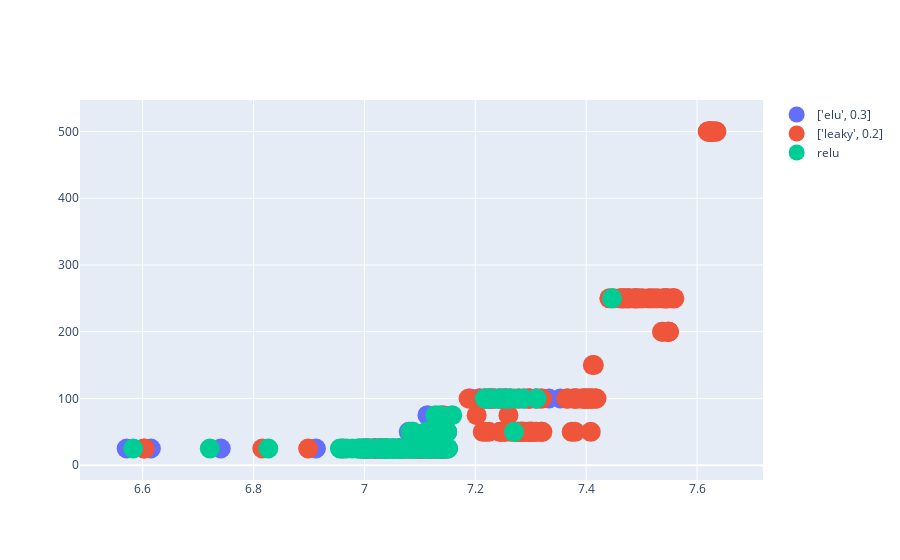

The code cell stored with this chart in its notebook:
### Code cell
results.results_dataframe_graph(facet='activation',att=['full', 'drop', 'lag', 'activation'],count=True, threshold=6.5)

### Figure 1 — Plotly figure (JSON) as saved in the notebook; plotly's stock layout.template omitted (floating-point values rounded to 4 significant figures; data arrays with more than 128 entries replaced by an {"elided": "..."} marker saying what was removed)
{"data": [{"marker": {"size": 20}, "mode": "markers", "name": "['elu', 0.3]", "text": ["full:[1024, 512]-drop:0.3-lag:12-activation:['elu', 0.3]-activation:['elu', 0.3]", "full:[1024, 512]-drop:0.3-lag:15-activation:['elu', 0.3]-activation:['elu', 0.3]", "full:[1024, 512]-drop:0.3-lag:6-activation:['elu', 0.3]-activation:['elu', 0.3]", "full:[1024, 512]-drop:0.3-lag:6-activation:['elu', 0.3]-activation:['elu', 0.3]", "full:[1024, 512]-drop:0.3-lag:3-activation:['elu', 0.3]-activation:['elu', 0.3]", "full:[1024, 512]-drop:0.1-lag:6-activation:['elu', 0.3]-activation:['elu', 0.3]", "full:[1024, 512]-drop:0.1-lag:3-activation:['elu', 0.3]-activation:['elu', 0.3]", "full:[1024, 512]-drop:0.1-lag:3-activation:['elu', 0.3]-activation:['elu', 0.3]", "full:[1024, 512]-drop:0.1-lag:9-activation:['elu', 0.3]-activation:['elu', 0.3]", "full:[1024, 512]-drop:0.2-lag:15-activation:['elu', 0.3]-activation:['elu', 0.3]", "full:[1024, 512]-drop:0.2-lag:15-activation:['elu', 0.3]-activation:['elu', 0.3]", "full:[1024, 512]-drop:0.2-lag:6-activation:['elu', 0.3]-activation:['elu', 0.3]", "full:[1024, 512]-drop:0.2-lag:3-activation:['elu', 0.3]-activation:['elu', 0.3]", "full:[1024]-drop:0.3-lag:15-activation:['elu', 0.3]-activation:['elu', 0.3]", "full:[1024]-drop:0.3-lag:15-activation:['elu', 0.3]-activation:['elu', 0.3]", "full:[1024]-drop:0.3-lag:9-activation:['elu', 0.3]-activation:['elu', 0.3]", "full:[1024]-drop:0.3-lag:9-activation:['elu', 0.3]-activation:['elu', 0.3]", "full:[1024]-drop:0.1-lag:12-activation:['elu', 0.3]-activation:['elu', 0.3]", "full:[1024]-drop:0.1-lag:3-activation:['elu', 0.3]-activation:['elu', 0.3]", "full:[1024]-drop:0.2-lag:12-activation:['elu', 0.3]-activation:['elu', 0.3]", "full:[1024]-drop:0.2-lag:15-activation:['elu', 0.3]-activation:['elu', 0.3]", "full:[1024]-drop:0.2-lag:3-activation:['elu', 0.3]-activation:['elu', 0.3]", "full:[1024]-drop:0.2-lag:3-activation:['elu', 0.3]-activation:['elu', 0.3]", "full:[1024]-drop:0.2-lag:3-activation:['elu', 0.3]-activation:['elu', 0.3]", "full:[512]-drop:0.3-lag:12-activation:['elu', 0.3]-activation:['elu', 0.3]", "full:[512]-drop:0.3-lag:12-activation:['elu', 0.3]-activation:['elu', 0.3]", "full:[512]-drop:0.3-lag:15-activation:['elu', 0.3]-activation:['elu', 0.3]", "full:[512]-drop:0.3-lag:15-activation:['elu', 0.3]-activation:['elu', 0.3]", "full:[512]-drop:0.3-lag:15-activation:['elu', 0.3]-activation:['elu', 0.3]", "full:[512]-drop:0.3-lag:6-activation:['elu', 0.3]-activation:['elu', 0.3]", "full:[512]-drop:0.3-lag:6-activation:['elu', 0.3]-activation:['elu', 0.3]", "full:[512]-drop:0.3-lag:9-activation:['elu', 0.3]-activation:['elu', 0.3]", "full:[512]-drop:0.1-lag:12-activation:['elu', 0.3]-activation:['elu', 0.3]", "full:[512]-drop:0.1-lag:12-activation:['elu', 0.3]-activation:['elu', 0.3]", "full:[512]-drop:0.1-lag:15-activation:['elu', 0.3]-activation:['elu', 0.3]", "full:[512]-drop:0.1-lag:6-activation:['elu', 0.3]-activation:['elu', 0.3]", "full:[512]-drop:0.1-lag:9-activation:['elu', 0.3]-activation:['elu', 0.3]", "full:[512]-drop:0.2-lag:15-activation:['elu', 0.3]-activation:['elu', 0.3]", "full:[512]-drop:0.2-lag:6-activation:['elu', 0.3]-activation:['elu', 0.3]", "full:[512]-drop:0.2-lag:3-activation:['elu', 0.3]-activation:['elu', 0.3]", "full:[512]-drop:0.2-lag:9-activation:['elu', 0.3]-activation:['elu', 0.3]", "full:[512, 256]-drop:0.3-lag:12-activation:['elu', 0.3]-activation:['elu', 0.3]", "full:[512, 256]-drop:0.3-lag:15-activation:['elu', 0.3]-activation:['elu', 0.3]", "full:[512, 256]-drop:0.3-lag:3-activation:['elu', 0.3]-activation:['elu', 0.3]", "full:[512, 256]-drop:0.3-lag:3-activation:['elu', 0.3]-activation:['elu', 0.3]", "full:[512, 256]-drop:0.1-lag:12-activation:['elu', 0.3]-activation:['elu', 0.3]", "full:[512, 256]-drop:0.1-lag:15-activation:['elu', 0.3]-activation:['elu', 0.3]", "full:[512, 256]-drop:0.1-lag:6-activation:['elu', 0.3]-activation:['elu', 0.3]", "full:[512, 256]-drop:0.1-lag:6-activation:['elu', 0.3]-activation:['elu', 0.3]", "full:[512, 256]-drop:0.1-lag:6-activation:['elu', 0.3]-activation:['elu', 0.3]", "full:[512, 256]-drop:0.1-lag:3-activation:['elu', 0.3]-activation:['elu', 0.3]", "full:[512, 256]-drop:0.1-lag:9-activation:['elu', 0.3]-activation:['elu', 0.3]", "full:[512, 256]-drop:0.2-lag:15-activation:['elu', 0.3]-activation:['elu', 0.3]", "full:[512, 256]-drop:0.2-lag:15-activation:['elu', 0.3]-activation:['elu', 0.3]", "full:[512, 256]-drop:0.2-lag:3-activation:['elu', 0.3]-activation:['elu', 0.3]", "full:[512, 256]-drop:0.2-lag:3-activation:['elu', 0.3]-activation:['elu', 0.3]", "full:[256, 128]-drop:0.3-lag:12-activation:['elu', 0.3]-activation:['elu', 0.3]", "full:[256, 128]-drop:0.3-lag:6-activation:['elu', 0.3]-activation:['elu', 0.3]", "full:[256, 128]-drop:0.3-lag:9-activation:['elu', 0.3]-activation:['elu', 0.3]", "full:[256, 128]-drop:0.1-lag:15-activation:['elu', 0.3]-activation:['elu', 0.3]", "full:[256, 128]-drop:0.1-lag:3-activation:['elu', 0.3]-activation:['elu', 0.3]", "full:[256, 128]-drop:0.1-lag:3-activation:['elu', 0.3]-activation:['elu', 0.3]", "full:[256, 128]-drop:0.1-lag:3-activation:['elu', 0.3]-activation:['elu', 0.3]", "full:[256, 128]-drop:0.2-lag:12-activation:['elu', 0.3]-activation:['elu', 0.3]", "full:[256, 128]-drop:0.2-lag:6-activation:['elu', 0.3]-activation:['elu', 0.3]", "full:[256]-drop:0.3-lag:3-activation:['elu', 0.3]-activation:['elu', 0.3]", "full:[256]-drop:0.3-lag:9-activation:['elu', 0.3]-activation:['elu', 0.3]", "full:[256]-drop:0.2-lag:15-activation:['elu', 0.3]-activation:['elu', 0.3]", "full:[256]-drop:0.2-lag:15-activation:['elu', 0.3]-activation:['elu', 0.3]", "full:[256]-drop:0.2-lag:3-activation:['elu', 0.3]-activation:['elu', 0.3]", "full:[128, 64]-drop:0.3-lag:12-activation:['elu', 0.3]-activation:['elu', 0.3]", "full:[128, 64]-drop:0.3-lag:6-activation:['elu', 0.3]-activation:['elu', 0.3]", "full:[128, 64]-drop:0.3-lag:3-activation:['elu', 0.3]-activation:['elu', 0.3]", "full:[128, 64]-drop:0.3-lag:9-activation:['elu', 0.3]-activation:['elu', 0.3]", "full:[128, 64]-drop:0.1-lag:12-activation:['elu', 0.3]-activation:['elu', 0.3]", "full:[128, 64]-drop:0.1-lag:12-activation:['elu', 0.3]-activation:['elu', 0.3]", "full:[128, 64]-drop:0.1-lag:12-activation:['elu', 0.3]-activation:['elu', 0.3]", "full:[128, 64]-drop:0.1-lag:9-activation:['elu', 0.3]-activation:['elu', 0.3]", "full:[128, 64]-drop:0.2-lag:6-activation:['elu', 0.3]-activation:['elu', 0.3]", "full:[128, 64]-drop:0.2-lag:3-activation:['elu', 0.3]-activation:['elu', 0.3]", "full:[128, 64]-drop:0.2-lag:9-activation:['elu', 0.3]-activation:['elu', 0.3]", "full:[128, 64]-drop:0.2-lag:9-activation:['elu', 0.3]-activation:['elu', 0.3]", "full:[128, 64]-drop:0.2-lag:9-activation:['elu', 0.3]-activation:['elu', 0.3]"], "type": "scatter", "x": [7.139, 7.016, 7.285, 7.129, 7.353, 7.054, 7.144, 7.149, 6.996, 7.0, 7.031, 7.226, 7.333, 7.103, 7.141, 7.088, 7.255, 7.029, 6.571, 6.991, 7.11, 7.149, 7.139, 6.741, 7.095, 7.117, 6.96, 7.063, 7.129, 7.225, 7.018, 7.01, 7.03, 7.062, 7.119, 7.04, 7.255, 7.127, 7.038, 7.244, 7.027, 7.468, 7.209, 7.081, 7.031, 7.149, 7.225, 7.236, 7.244, 7.106, 7.007, 7.069, 7.253, 7.278, 7.12, 7.207, 7.137, 7.063, 7.309, 7.228, 7.191, 7.151, 7.287, 7.116, 7.087, 6.913, 6.615, 7.08, 7.097, 7.114, 7.097, 7.019, 7.047, 7.051, 7.099, 7.254, 7.261, 7.039, 7.121, 7.12, 7.142], "y": [25, 25, 50, 25, 100, 25, 25, 25, 25, 25, 25, 100, 100, 25, 25, 25, 100, 25, 25, 25, 25, 50, 25, 25, 25, 25, 25, 25, 50, 100, 25, 25, 25, 25, 25, 25, 100, 50, 25, 100, 25, 250, 100, 25, 25, 50, 100, 100, 100, 25, 25, 25, 100, 50, 50, 100, 50, 25, 100, 100, 100, 25, 100, 25, 50, 25, 25, 50, 25, 75, 25, 25, 25, 25, 25, 100, 100, 25, 50, 25, 50]}, {"marker": {"size": 20}, "mode": "markers", "name": "['leaky', 0.2]", "text": {"elided": "185 str values"}, "type": "scatter", "x": {"elided": "183 float values"}, "y": {"elided": "183 int values"}}, {"marker": {"size": 20}, "mode": "markers", "name": "relu", "text": ["full:[1024, 512]-drop:0.3-lag:12-activation:relu-activation:relu", "full:[1024, 512]-drop:0.1-lag:6-activation:relu-activation:relu", "full:[1024, 512]-drop:0.1-lag:9-activation:relu-activation:relu", "full:[1024, 512]-drop:0.1-lag:9-activation:relu-activation:relu", "full:[1024, 512]-drop:0.2-lag:12-activation:relu-activation:relu", "full:[1024, 512]-drop:0.2-lag:15-activation:relu-activation:relu", "full:[1024, 512]-drop:0.2-lag:6-activation:relu-activation:relu", "full:[1024, 512]-drop:0.2-lag:6-activation:relu-activation:relu", "full:[1024]-drop:0.3-lag:12-activation:relu-activation:relu", "full:[1024]-drop:0.3-lag:12-activation:relu-activation:relu", "full:[1024]-drop:0.3-lag:12-activation:relu-activation:relu", "full:[1024]-drop:0.3-lag:15-activation:relu-activation:relu", "full:[1024]-drop:0.3-lag:15-activation:relu-activation:relu", "full:[1024]-drop:0.3-lag:6-activation:relu-activation:relu", "full:[1024]-drop:0.3-lag:6-activation:relu-activation:relu", "full:[1024]-drop:0.3-lag:3-activation:relu-activation:relu", "full:[1024]-drop:0.3-lag:9-activation:relu-activation:relu", "full:[1024]-drop:0.1-lag:12-activation:relu-activation:relu", "full:[1024]-drop:0.1-lag:12-activation:relu-activation:relu", "full:[1024]-drop:0.1-lag:6-activation:relu-activation:relu", "full:[1024]-drop:0.1-lag:3-activation:relu-activation:relu", "full:[1024]-drop:0.1-lag:3-activation:relu-activation:relu", "full:[1024]-drop:0.1-lag:9-activation:relu-activation:relu", "full:[1024]-drop:0.1-lag:9-activation:relu-activation:relu", "full:[1024]-drop:0.2-lag:6-activation:relu-activation:relu", "full:[1024]-drop:0.2-lag:6-activation:relu-activation:relu", "full:[512]-drop:0.3-lag:3-activation:relu-activation:relu", "full:[512]-drop:0.1-lag:6-activation:relu-activation:relu", "full:[512]-drop:0.1-lag:3-activation:relu-activation:relu", "full:[512]-drop:0.2-lag:12-activation:relu-activation:relu", "full:[512]-drop:0.2-lag:3-activation:relu-activation:relu", "full:[512]-drop:0.2-lag:3-activation:relu-activation:relu", "full:[512, 256]-drop:0.3-lag:12-activation:relu-activation:relu", "full:[512, 256]-drop:0.3-lag:12-activation:relu-activation:relu", "full:[512, 256]-drop:0.3-lag:12-activation:relu-activation:relu", "full:[512, 256]-drop:0.3-lag:15-activation:relu-activation:relu", "full:[512, 256]-drop:0.3-lag:6-activation:relu-activation:relu", "full:[512, 256]-drop:0.3-lag:6-activation:relu-activation:relu", "full:[512, 256]-drop:0.3-lag:3-activation:relu-activation:relu", "full:[512, 256]-drop:0.3-lag:3-activation:relu-activation:relu", "full:[512, 256]-drop:0.1-lag:15-activation:relu-activation:relu", "full:[512, 256]-drop:0.1-lag:6-activation:relu-activation:relu", "full:[512, 256]-drop:0.2-lag:3-activation:relu-activation:relu", "full:[256, 128]-drop:0.3-lag:12-activation:relu-activation:relu", "full:[256, 128]-drop:0.3-lag:15-activation:relu-activation:relu", "full:[256, 128]-drop:0.3-lag:15-activation:relu-activation:relu", "full:[256, 128]-drop:0.3-lag:6-activation:relu-activation:relu", "full:[256, 128]-drop:0.3-lag:6-activation:relu-activation:relu", "full:[256, 128]-drop:0.3-lag:3-activation:relu-activation:relu", "full:[256, 128]-drop:0.3-lag:3-activation:relu-activation:relu", "full:[256, 128]-drop:0.1-lag:12-activation:relu-activation:relu", "full:[256, 128]-drop:0.1-lag:15-activation:relu-activation:relu", "full:[256, 128]-drop:0.1-lag:6-activation:relu-activation:relu", "full:[256, 128]-drop:0.1-lag:6-activation:relu-activation:relu", "full:[256, 128]-drop:0.1-lag:6-activation:relu-activation:relu", "full:[256, 128]-drop:0.1-lag:3-activation:relu-activation:relu", "full:[256, 128]-drop:0.1-lag:3-activation:relu-activation:relu", "full:[256, 128]-drop:0.1-lag:9-activation:relu-activation:relu", "full:[256, 128]-drop:0.2-lag:15-activation:relu-activation:relu", "full:[256, 128]-drop:0.2-lag:15-activation:relu-activation:relu", "full:[256, 128]-drop:0.2-lag:9-activation:relu-activation:relu", "full:[256, 128]-drop:0.2-lag:9-activation:relu-activation:relu", "full:[256]-drop:0.3-lag:15-activation:relu-activation:relu", "full:[256]-drop:0.3-lag:15-activation:relu-activation:relu", "full:[256]-drop:0.3-lag:6-activation:relu-activation:relu", "full:[256]-drop:0.3-lag:6-activation:relu-activation:relu", "full:[256]-drop:0.3-lag:3-activation:relu-activation:relu", "full:[256]-drop:0.3-lag:9-activation:relu-activation:relu", "full:[256]-drop:0.1-lag:6-activation:relu-activation:relu", "full:[256]-drop:0.1-lag:6-activation:relu-activation:relu", "full:[256]-drop:0.1-lag:3-activation:relu-activation:relu", "full:[256]-drop:0.1-lag:9-activation:relu-activation:relu", "full:[256]-drop:0.1-lag:9-activation:relu-activation:relu", "full:[256]-drop:0.2-lag:6-activation:relu-activation:relu", "full:[256]-drop:0.2-lag:3-activation:relu-activation:relu", "full:[256]-drop:0.2-lag:3-activation:relu-activation:relu", "full:[256]-drop:0.2-lag:3-activation:relu-activation:relu", "full:[256]-drop:0.2-lag:9-activation:relu-activation:relu", "full:[128, 64]-drop:0.3-lag:12-activation:relu-activation:relu", "full:[128, 64]-drop:0.3-lag:12-activation:relu-activation:relu", "full:[128, 64]-drop:0.3-lag:6-activation:relu-activation:relu", "full:[128, 64]-drop:0.3-lag:6-activation:relu-activation:relu", "full:[128, 64]-drop:0.3-lag:3-activation:relu-activation:relu", "full:[128, 64]-drop:0.3-lag:3-activation:relu-activation:relu", "full:[128, 64]-drop:0.3-lag:9-activation:relu-activation:relu", "full:[128, 64]-drop:0.3-lag:9-activation:relu-activation:relu", "full:[128, 64]-drop:0.3-lag:9-activation:relu-activation:relu", "full:[128, 64]-drop:0.1-lag:12-activation:relu-activation:relu", "full:[128, 64]-drop:0.1-lag:12-activation:relu-activation:relu", "full:[128, 64]-drop:0.1-lag:12-activation:relu-activation:relu", "full:[128, 64]-drop:0.1-lag:15-activation:relu-activation:relu", "full:[128, 64]-drop:0.1-lag:15-activation:relu-activation:relu", "full:[128, 64]-drop:0.1-lag:15-activation:relu-activation:relu", "full:[128, 64]-drop:0.1-lag:3-activation:relu-activation:relu", "full:[128, 64]-drop:0.2-lag:15-activation:relu-activation:relu", "full:[128, 64]-drop:0.2-lag:6-activation:relu-activation:relu", "full:[128, 64]-drop:0.2-lag:3-activation:relu-activation:relu"], "type": "scatter", "x": [7.004, 6.987, 7.119, 6.956, 7.053, 7.088, 7.107, 7.226, 7.134, 7.121, 7.119, 7.084, 6.721, 7.217, 7.286, 7.128, 7.041, 7.002, 7.102, 7.241, 7.114, 7.132, 7.132, 7.094, 7.149, 7.243, 7.066, 7.03, 7.131, 7.037, 7.158, 7.083, 7.111, 7.031, 7.086, 7.263, 7.254, 7.27, 7.253, 7.054, 7.064, 7.447, 7.119, 6.99, 7.044, 7.147, 7.146, 7.11, 7.276, 7.07, 7.07, 7.311, 7.264, 7.143, 7.111, 7.053, 7.038, 7.042, 7.077, 7.062, 7.221, 6.583, 6.827, 7.124, 7.141, 7.257, 7.035, 7.14, 7.053, 7.129, 7.041, 7.05, 7.137, 7.014, 7.128, 7.137, 7.151, 6.968, 6.995, 7.017, 6.978, 7.087, 7.091, 7.084, 7.006, 7.023, 7.062, 7.112, 7.002, 7.004, 7.06, 7.045, 7.034, 7.026, 7.116, 7.125], "y": [25, 25, 50, 25, 25, 25, 25, 100, 25, 50, 25, 25, 25, 100, 100, 75, 25, 25, 25, 100, 50, 25, 25, 25, 50, 100, 25, 25, 25, 25, 75, 50, 25, 25, 25, 100, 100, 50, 100, 25, 25, 250, 25, 25, 25, 50, 25, 25, 100, 25, 25, 100, 100, 50, 50, 25, 25, 25, 25, 25, 100, 25, 25, 50, 25, 100, 25, 50, 25, 50, 25, 25, 75, 25, 25, 25, 25, 25, 25, 25, 25, 50, 25, 25, 25, 25, 25, 25, 25, 25, 25, 25, 25, 25, 25, 50]}], "layout": {}}
